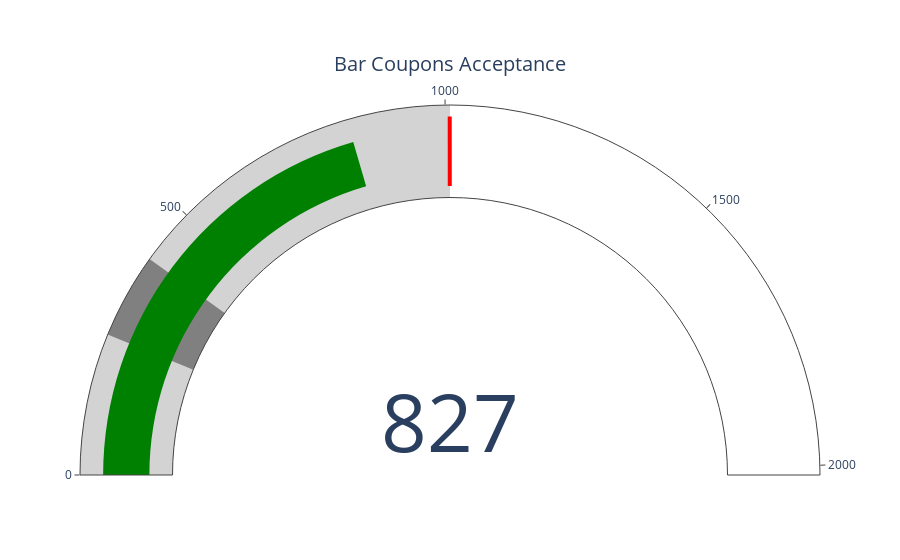

The notebook cell this image was saved under:
### Markdown cell above
2. What proportion of bar coupons were accepted?

### Code cell
fig = go.Figure(go.Indicator(
    domain = {'x': [0, 1], 'y': [0, 1]},
    value = dBar.query('Y == 1').shape[0],
    mode = "gauge+number",
    title = {'text': "Bar Coupons Acceptance"},
    gauge = {'axis': {'range': [None, (dBar.shape[0])]},
             'steps' : [
                 {'range': [0, dBar.shape[0]/2], 'color': "lightgray"},
                 {'range': [250, 400], 'color': "gray"}],
             'threshold' : {'line': {'color': "red", 'width': 4}, 'thickness': 0.75, 'value': 1008}}))

fig.show()

### Figure 1 — Plotly figure (JSON) as saved in the notebook; plotly's stock layout.template omitted (floating-point values rounded to 4 significant figures)
{"data": [{"domain": {"x": [0, 1], "y": [0, 1]}, "gauge": {"axis": {"range": [null, 2017]}, "steps": [{"color": "lightgray", "range": [0, 1008.0]}, {"color": "gray", "range": [250, 400]}], "threshold": {"line": {"color": "red", "width": 4}, "thickness": 0.75, "value": 1008}}, "mode": "gauge+number", "title": {"text": "Bar Coupons Acceptance"}, "type": "indicator", "value": 827}], "layout": {"autosize": true}}
